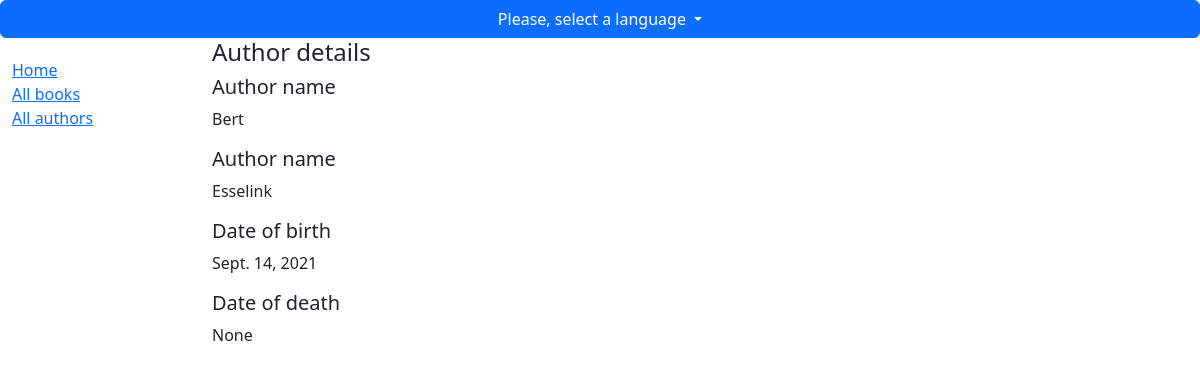
Page /en/catalog/author/2 on the committed database.
### catalog/models.py (models this page shows, shortened)
class Author(models.Model):
    first_name = models.CharField(max_length=100)
    last_name = models.CharField(max_length=100)
    date_of_birth = models.DateField(null=True, blank=True)
    date_of_death = models.DateField('Died', null=True, blank=True)
    class Meta:
        ordering = ['last_name', 'first_name']

### catalog/views.py (the view)
# urls.py: path('author/<int:pk>', views.AuthorDetailView.as_view(), name='author-detail'),
class AuthorDetailView(generic.DetailView):
    model = Author

### catalog/templates/catalog/author_detail.html (shortened to what this page needs)
{% extends "base_generic.html" %}
{% load i18n %}
{% block content %}
    {% translate "Author details" as author_details %}
    {% translate "Author name" as author_name %}
    {% translate "Author name" as author_surname %}
    {% translate "Date of birth" as author_dob %}
    {% translate "Date of death" as author_dod %}
        <h4>{{author_details}}</h4>
        <h5>{{author_name}}</h5>
        <p>{{author.first_name}}</p>
        <h5>{{author_surname}}</h5>
        <p>{{author.last_name}}</p>
        <h5>{{author_dob}}</h5>
        <p>{{author.date_of_birth}}</p>
        <h5>{{author_dod}}</h5>
        <p>{{author.date_of_death}}</p>
{% endblock %}

### rows in the picture
Author: first_name "Bert", last_name "Esselink", date_of_birth "Sept. 14, 2021", date_of_death "None"

### other values in the picture
{{ select_language }} "Please, select a language"
{{ home_menu }} "Home"
{{ books_menu }} "All books"
{{ authors_menu }} "All authors"
{{ author_details }} "Author details"
{{ author_name }} "Author name"
{{ author_surname }} "Author name"
{{ author_dob }} "Date of birth"
{{ author_dod }} "Date of death"
